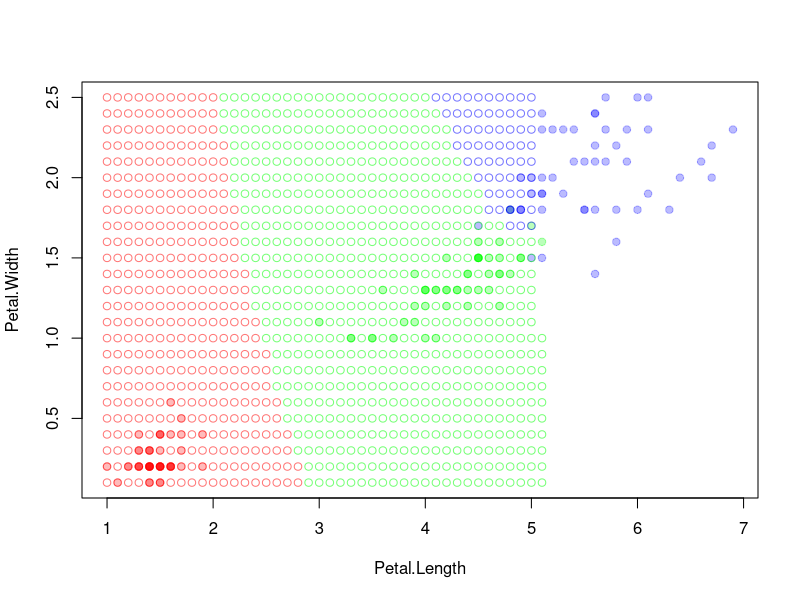

Reproduce this figure in R. (Note: a time limit stopped this script after it produced the figure.)
norm <- (function(x) if(!is.factor(x))(x-min(x))/(max(x)-min(x)) else x)
dst1 <- (function(a,b) dist(rbind(a, b))) # euclidian 
dst2 <- (function(a,b) sum((a-b)^2)) # euclidian squared
ker1 <- (function(r) max(0.75*(1-r*r),0)) # epanechnikov
ker2 <- (function(r) max(0,9375*(1-r*r),0)) # quartic
ker3 <- (function(r) max(1-abs(r),0)) # triangle
ker4 <- (function(r) ((2*pi)^(-0.5))*exp(-0.5*r*r)) # gaussian
ker5 <- (function(r) ifelse(abs(r)<=1, 0.5, 0)) # uniform
sortByDist <- function(set, x, n, m, dist){
  distances <- data.frame(set[,m+1])
  for(i in 1:n)
    distances[i, 2] <- dist(set[i, 1:m], x)
  return(distances[order(distances[, 2]), ])
}
# nearest neighbor classifers main params:
# trainSet - data frame with rows representing training objects
# each column represents some numerical feature, last column is label factor
# u - object to classify
# returns c(label, margin)
kNNClassifier <- function(trainSet, u, metric = dst1, k){
  rowsNum <- dim(trainSet)[1]; varsNum <- dim(trainSet)[2]-1
  labels = levels(trainSet[rowsNum, varsNum+1])
  orderedDist <- sortByDist(trainSet, u, rowsNum, varsNum, metric)
  kNNeighbors <- orderedDist[1:k,1]
  lst <- orderedDist[k,2]
  countTable <- table(kNNeighbors)
  maxLabelIdx = which.max(countTable)
  return(c(labels[maxLabelIdx], abs(max(countTable)-max(countTable[-maxLabelIdx]))))
}
kWNNClassifier <- function(trainSet, u, metric = dst1, k, q){
  rowsNum <- dim(trainSet)[1]; varsNum <- dim(trainSet)[2]-1
  labels = levels(trainSet[rowsNum, varsNum+1])
  orderedDist <- sortByDist(trainSet, u, rowsNum, varsNum, metric)
  labelCount = numeric(length(labels))
  for(i in 1:k){
    labelCount[orderedDist[i,1]] = labelCount[orderedDist[i,1]] + q**(i-1)
  }
  maxLabelIdx = which.max(labelCount)
  return(c(labels[maxLabelIdx], abs(max(labelCount)-max(labelCount[-maxLabelIdx]))))
}
parzenClassifier <- function(trainSet, u, metric = dst1, h=0, k=NA, ker = ker1){
  rowsNum <- dim(trainSet)[1]; varsNum <- dim(trainSet)[2]-1
  labels = levels(trainSet[rowsNum, varsNum+1])
  orderedDist <- sortByDist(trainSet, u, rowsNum, varsNum, metric)
  if(!is.na(k)){
    while(h==0){
      h = orderedDist[k+1, 2]
      k=k+1
    }
  } 
  labelCount = numeric(length(labels))
  for(i in 1:rowsNum){
    labelCount[orderedDist[i,1]] = labelCount[orderedDist[i,1]] + ker(orderedDist[i, 2]/h)
  }
  maxLabelIdx = which.max(labelCount)
  return(c(labels[maxLabelIdx], abs(max(labelCount)-max(labelCount[-maxLabelIdx]))))
}
potentialClassifier <- function(trainSet, u, hyParams, metric = dst1, ker = ker1){
  rowsNum <- dim(trainSet)[1]; varsNum <- dim(trainSet)[2]-1
  labels = levels(trainSet[rowsNum, varsNum+1])
  orderedDist <- sortByDist(trainSet, u, rowsNum, varsNum, metric)

  labelCount = numeric(length(labels))
  for(i in 1:rowsNum){
    j = as.numeric(row.names(orderedDist[i,]))
    labelCount[orderedDist[i,1]] = labelCount[orderedDist[i,1]] + hyParams[j,2]*ker(orderedDist[i, 2]/hyParams[j,1])
  }
  maxLabelIdx = which.max(labelCount)
  return(c(labels[maxLabelIdx], abs(max(labelCount)-max(labelCount[-maxLabelIdx]))))
}

potentialParamsFinder <- function(dataSet){
  n = dim(dataSet)[1]; m = dim(dataSet)[2]-1
  params = cbind(rep(1,n), rep(0,n))
  for(i in 1:n){
    repeat{
      res = potentialClassifier(dataSet, dataSet[i, 1:m], params)[1]
      if(res == dataSet[i,m+1]) break
      params[i,2] = params[i,2] + 1
    }
  }
  return(params)
}
LOO <- function(classifier, classifierArgs, dataSet, paramName, paramRange){
  rows <- dim(dataSet)[1]
  cols <- dim(dataSet)[2]-1
  risks <- vector('numeric', length(paramRange))
  minErr <- rows
  bestParam = 0; j=1; paramIdx = 1
  for(param in paramRange){
    err = 0
    for(i in 1:rows){
      currentArgs = c(list(dataSet[-i, ], dataSet[i, 1:cols]),classifierArgs)
      currentArgs[paramName] = param
      class <- do.call(classifier, currentArgs)[1]
      if(class != dataSet[i,cols+1])
        err <- err+1
    }
    if(err < minErr){
      minErr = err
      bestParam = param
      paramIdx = j
    }
    risks[j] = err/rows
    j = j+1
    message(paste("current ", paramName, " = ", sep=''), param, " out of ", paramRange[length(paramRange)])
  }
  message(paste("best ", paramName, ": ", sep=''), bestParam)
  message("errors made: ", minErr)
  message("empirical risk: ", minErr/rows)
  plot(paramRange, risks, xlab=paramName, ylab='LOO', col='red', type='l')
  points(bestParam, risks[paramIdx], bg='red', col='red', pch=21)
  text(bestParam, risks[paramIdx], paste(paramName,"=",bestParam), pos=3)
  return(bestParam)
}
STOLP <- function(set, threshold, classifier, argsList){
  plot(iris[,3:4], bg=colors2[iris$Species], col=colors2[iris$Species])
  rowsNum <- dim(set)[1]
  varsNum <- dim(set)[2]-1
  toDelete = numeric()
  for(i in 1:rowsNum){
    currentArgs = c(list(set, set[i, 1:varsNum]),argsList)
    res = do.call(classifier,currentArgs)
    if(res[1] != set[i, varsNum+1]){
      toDelete <- c(toDelete, i)
    }
  }
  points(set[toDelete,], pch=21, bg='grey', col='grey') # debug
  set = set[-toDelete, ]; rowsNum = rowsNum - length(toDelete)
  labels = levels(set[rowsNum,varsNum+1])
  maxRes = rep(0, length(labels)); names(maxRes)<-labels
  maxLabel = rep(0, length(labels)); names(maxLabel)<-labels
  for(i in 1:rowsNum){
    currentArgs = c(list(set, set[i, 1:varsNum]),argsList)
    res = do.call(classifier,currentArgs)
    if(res[2] > maxRes[res[1]]){
      maxRes[res[1]] = res[2]
      maxLabel[res[1]] = i
    }
  }
  regular = set[maxLabel, ]
  points(regular, pch=21, bg=colors2[regular$Species], col=colors2[regular$Species])
  repeat{
    errCount = 0L; toAdd = 0L; maxAbsMargin = -1
    for(i in 1:rowsNum){
      currentArgs = c(list(regular, set[i, 1:varsNum]),argsList)
      res = do.call(classifier,currentArgs)
      if(res[1] != set[i, varsNum+1]){
        errCount = errCount + 1
        if(as.double(res[2]) > maxAbsMargin)
          toAdd <- i
          maxAbsMargin <- as.double(res[2])
      }
    }
    if(errCount <= threshold)
      return(regular)
    newRegular = set[toAdd,]
    regular = rbind(regular,newRegular)
    points(newRegular, pch=21, bg=colors2[newRegular$Species], col=colors2[newRegular$Species])
  }
}
mapIris <- function(classifier, argsList){
  plot(iris[,3:4], pch=21, bg=colors1[iris$Species], col=colors1[iris$Species])
  xSteps = seq(1,7,0.1) # seq(0,1,0.02) if normalized
  ySteps = seq(0.1,2.5,0.1)
  for(x in xSteps)
    for(y in ySteps){
      currentArgs = c(list(u=c(x,y)), argsList)
      lbl = do.call(classifier, currentArgs)
      points(x, y, bg=colors2[lbl], col=colors2[lbl])
    }
}

colors1 <- c("setosa"="#FF000044", "versicolor"="#00FF0044", "virginica"="#0000FF44")
colors2 <- c("setosa" = "#FF000088", "versicolor" = "#00FF0088", "virginica" = "#0000FF88")
#as.data.frame(lapply(iris[,3:5], norm))
#LOO(kWNNClassifier, list(k=6), iris[,3:5], "q", seq(0.6,0.9,0.05))
#etalons = STOLP(iris[,3:5], 1, kNNClassifier, list(k=6))
mapIris(parzenClassifier, list(ker=ker5, k=1, trainSet=iris[,3:5]))
